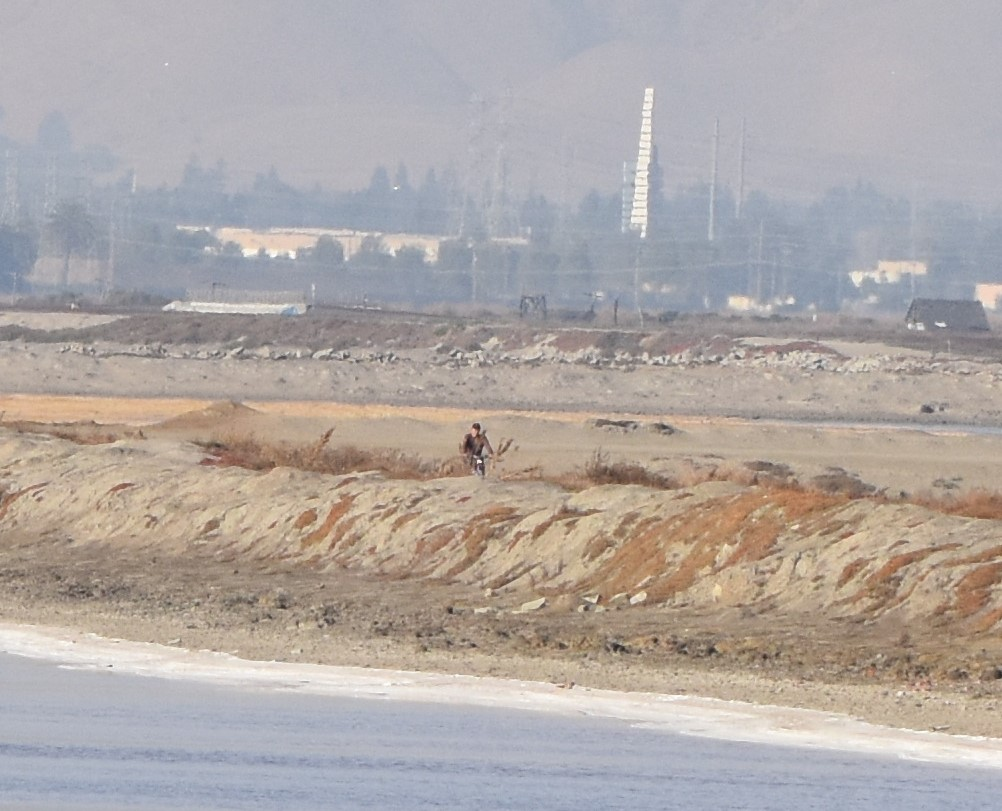
//> input picture img/target.jpg, 1002 x 811 px
$ ./get_bins ../img/target.jpg 100 100 3   (built with g++ and OpenCV 4)
//> lines starting //> are read from the running program, lines starting //| are printed output that depends on the picture; after the words box and inside, x2 and y2 are one past the last pixel; in counts of white or black regions, pixels touching at a corner belong together
#include <opencv2/opencv.hpp>
#include <opencv2/xfeatures2d.hpp>
#include <iostream>
#include <vector>
#include <string>
#include <numeric> //accumulate
#include <cmath>
#include <climits> //INT_MAX
using namespace cv;
using namespace cv::xfeatures2d;
using namespace std;


Mat get_mask(Mat img, Point2f center, int r){
    Mat mask = Mat::zeros(img.size(), CV_8UC1);
    circle(mask, center, r, Scalar(255), -1);
    return mask;
}

Mat get_hist(Mat img_hvs, Point2f center, int r = 10, int bins = 60){
    Mat mask = get_mask(img_hvs, center, r);
    int hist_size[] = {bins};
    float hranges[] = {0, 180};
    const float* ranges[] = {hranges};
    int chanels [] = {0};
    MatND hist;
    calcHist(&img_hvs, 1, chanels, mask, hist, 1, hist_size, ranges);
    cout<<format(hist, Formatter::FMT_PYTHON)<<endl;
    hist = hist.reshape(1, 1);
    cout<<format(hist, Formatter::FMT_PYTHON)<<endl;
    Scalar totoal = sum(hist);
    cout<<totoal[0]<<endl;
    hist = hist * 1.0 / totoal[0];
    cout<<format(hist, Formatter::FMT_PYTHON)<<endl;
    return hist;
}


int main(int argc, char const *argv[])
{
    // Usage <Image> <x> <y> <r>
    string folder = "/home/jiaming/research/img/";
    string img1_name = argv[1];
    int x = strtol(argv[2], NULL, 10);
    int y = strtol(argv[3], NULL, 10);
    int r = strtol(argv[4], NULL, 10);
    Mat img1 = imread(folder + img1_name, IMREAD_COLOR);
//> img1 is the input picture: 811 rows x 1002 cols, CV_8UC3; mean B, G, R 165.1, 167.9, 175.3
    Mat img1_hsv;
    cvtColor(img1, img1_hsv, COLOR_BGR2HSV_FULL);
//> img1_hsv: 811 rows x 1002 cols, CV_8UC3; mean H, S, V 98, 34.5, 182.1
    Point center = Point(x, y);
    circle(img1_hsv, center, r, Scalar(0, 0, 255), 2);
//> img1_hsv: 811 rows x 1002 cols, CV_8UC3; mean H, S, V 98, 34.5, 182.1
    circle(img1_hsv, Point(200, 150), r, Scalar(0, 0, 255), 2);
//> img1_hsv: 811 rows x 1002 cols, CV_8UC3; mean H, S, V 98, 34.5, 182.1
    get_hist(img1_hsv, center, r);
//> in get_mask, `circle(mask, center, r, Scalar(255), -1);`:
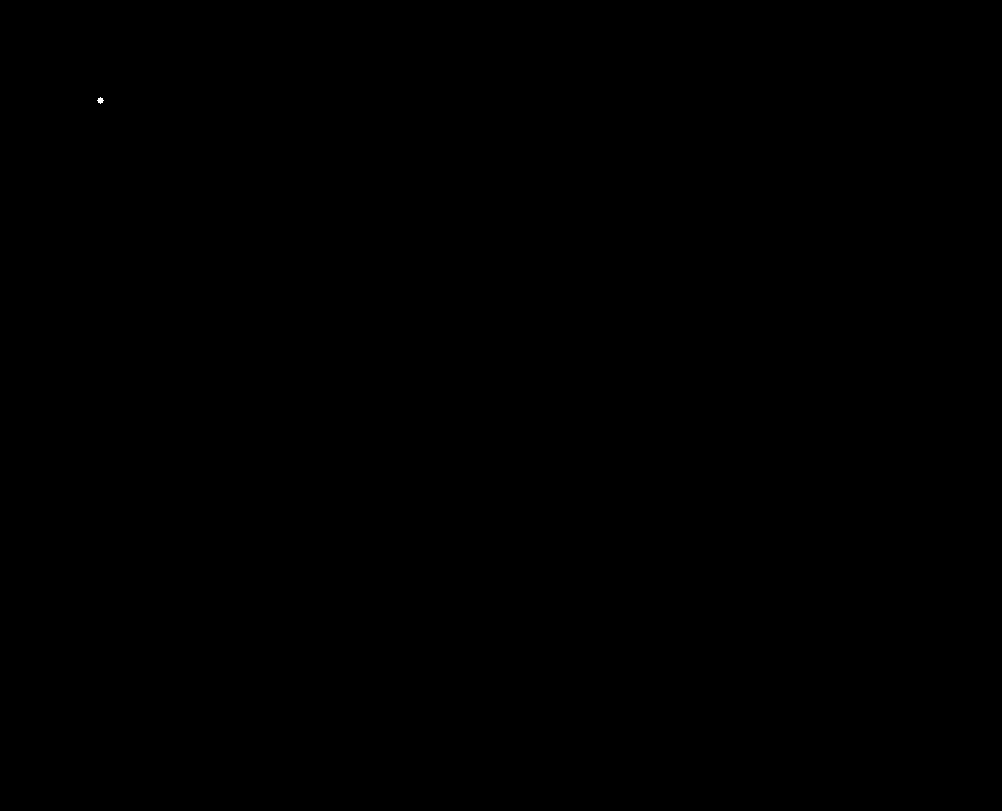
//> mask: 811 rows x 1002 cols, CV_8UC1; 0% white; 1 white region, box (x1, y1, x2, y2) and area: (97, 97, 104, 104) 29
//> in get_hist, `calcHist(&img_hvs, 1, chanels, mask, hist, 1, hist_size, ranges);`: hist = 60 values, max 20 at index 0, min 0 at index 1, mean 0.483
//| [20,
//|  0,
//|  0,
//|  0,
//> (the first 4 of 60 printed lines)
//| [[20, 0, 0, 0, 0, 0, 0, 0, 0, 0, 0, 0, 0, 0, 0, 0, 0, 0, 0, 0, 0, 0, 0, 0, 0, 0, 0, 0, 0, 0, 0, 0, 0, 0, 0, 0, 0, 0, 0, 0, 0, 0, 0, 0, 0, 0, 0, 0, 0, 0, 0, 0, 0, 0, 0, 0, 0, 0, 9, 0]]
//> in get_hist, `Scalar totoal = sum(hist);`: totoal = Scalar(29)
//| 29
//> in get_hist, `hist = hist * 1.0 / totoal[0];`: hist = 60 values, max 0.69 at index 0, min 0 at index 1, mean 0.0167
//| [[0.68965518, 0, 0, 0, 0, 0, 0, 0, 0, 0, 0, 0, 0, 0, 0, 0, 0, 0, 0, 0, 0, 0, 0, 0, 0, 0, 0, 0, 0, 0, 0, 0, 0, 0, 0, 0, 0, 0, 0, 0, 0, 0, 0, 0, 0, 0, 0, 0, 0, 0, 0, 0, 0, 0, 0, 0, 0, 0, 0.31034482, 0]]
    imshow("HSV_IMAGE", img1_hsv);
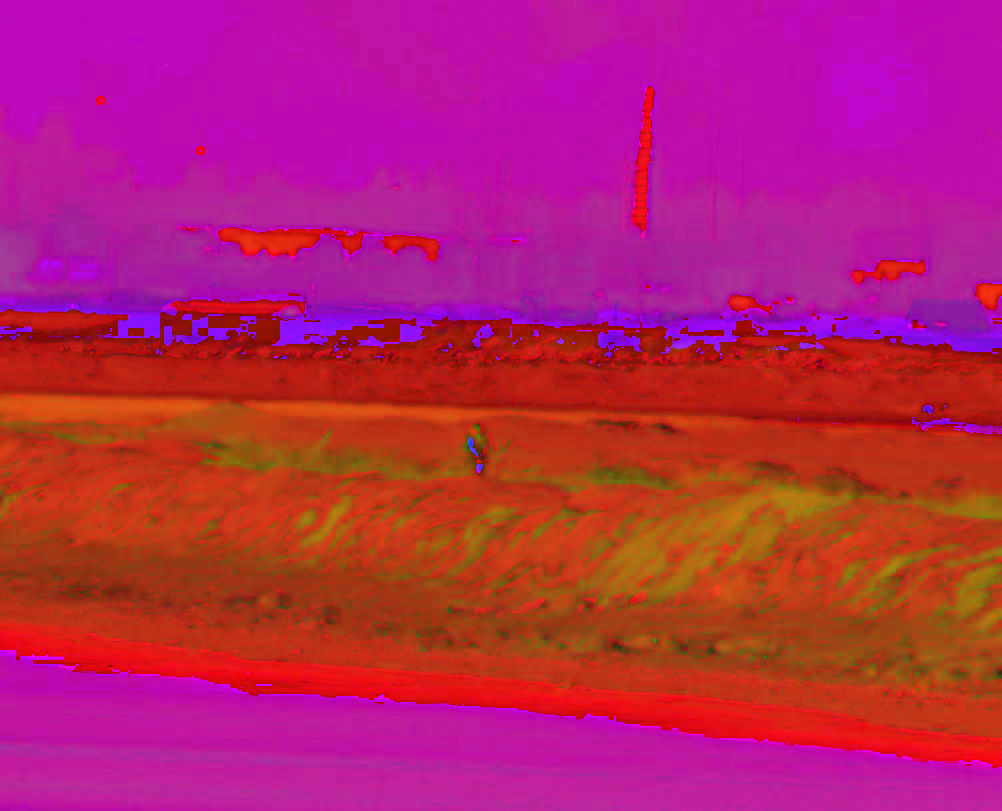
//> window 'HSV_IMAGE': 811 rows x 1002 cols, CV_8UC3; mean B, G, R 98, 34.5, 182.1
    imwrite("HSV_Image.png", img1_hsv);
    waitKey(100000);

    return 0;
}

$ run again, on img/test.png
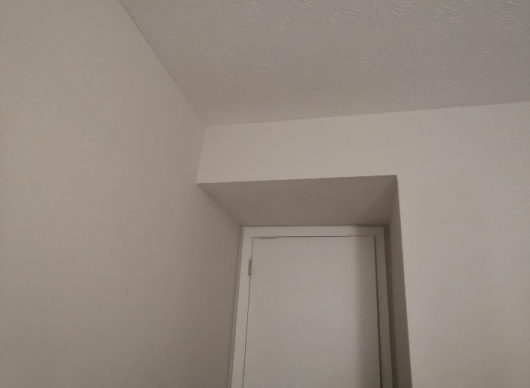
//> input picture img/test.png, 530 x 388 px
//> img1 is the input picture: 388 rows x 530 cols, CV_8UC3; mean B, G, R 129.1, 137.9, 147.8
//> mask: 388 rows x 530 cols, CV_8UC1; 0.01% white; 1 white region, box (x1, y1, x2, y2) and area: (97, 97, 104, 104) 29
//> in get_hist, `calcHist(&img_hvs, 1, chanels, mask, hist, 1, hist_size, ranges);`: hist = 60 values, max 20 at index 0, min 0 at index 1, mean 0.483
//| [20,
//|  0,
//|  0,
//|  0,
//> (the first 4 of 60 printed lines)
//| [[20, 0, 0, 0, 0, 9, 0, 0, 0, 0, 0, 0, 0, 0, 0, 0, 0, 0, 0, 0, 0, 0, 0, 0, 0, 0, 0, 0, 0, 0, 0, 0, 0, 0, 0, 0, 0, 0, 0, 0, 0, 0, 0, 0, 0, 0, 0, 0, 0, 0, 0, 0, 0, 0, 0, 0, 0, 0, 0, 0]]
//> totoal = Scalar(29)
//| 29
//> in get_hist, `hist = hist * 1.0 / totoal[0];`: hist = 60 values, max 0.69 at index 0, min 0 at index 1, mean 0.0167
//| [[0.68965518, 0, 0, 0, 0, 0.31034482, 0, 0, 0, 0, 0, 0, 0, 0, 0, 0, 0, 0, 0, 0, 0, 0, 0, 0, 0, 0, 0, 0, 0, 0, 0, 0, 0, 0, 0, 0, 0, 0, 0, 0, 0, 0, 0, 0, 0, 0, 0, 0, 0, 0, 0, 0, 0, 0, 0, 0, 0, 0, 0, 0]]
//> `imshow("HSV_IMAGE", img1_hsv);`:
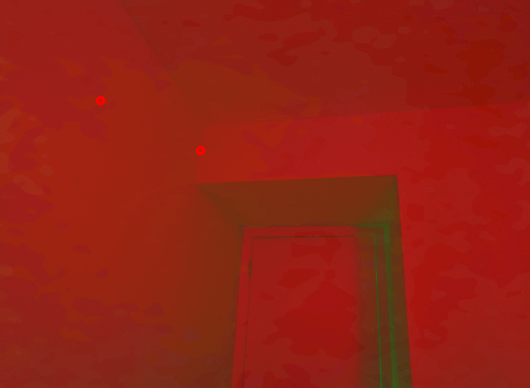
//> window 'HSV_IMAGE': 388 rows x 530 cols, CV_8UC3; mean B, G, R 19.8, 32.8, 147.8
